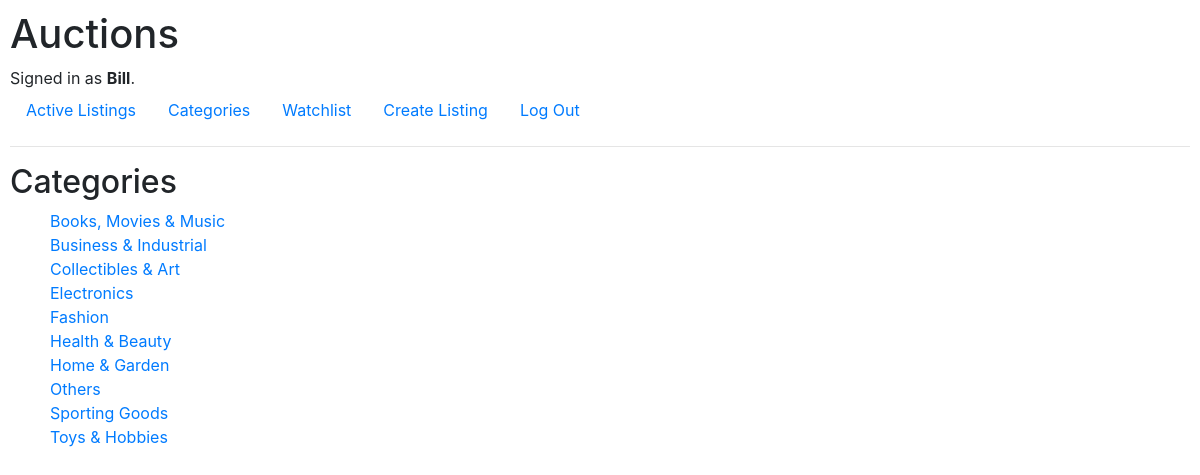
Page /categories (signed in) on the committed database.
### auctions/models.py (models this page shows, shortened)
class User(AbstractUser):
    pass

class Category(models.Model):
    name = models.CharField(max_length=128)
    class Meta:
        verbose_name_plural = "categories"

### auctions/views.py (the view)
# urls.py: path("categories", views.display_all_categories, name="display_all_categories"),
def display_all_categories(request):
    try:
        categories = Category.objects.all()
    except Category.DoesNotExist:
        categories = None
    return render(request, "auctions/all_categories.html", {"categories": categories})

### auctions/templates/auctions/all_categories.html
{% extends "auctions/layout.html" %}
{% block body %}
    <h2>Categories</h2>
    <ul>
        {% for category in categories %}
            <li>
                <a href="{% url 'display_single_category' category_id=category.id %}">{{ category.name }}</a>
            </li>
        {% empty %}
            There are no categories.
        {% endfor %}
    </ul>
{% endblock %}

### auctions/templates/auctions/layout.html (shortened to what this page needs)
{% load static %}
<!DOCTYPE html>
<html lang="en">
<head>
    <link rel="stylesheet" href="https://stackpath.bootstrapcdn.com/bootstrap/4.4.1/css/bootstrap.min.css">
    <link href="{% static 'auctions/styles.css' %}" rel="stylesheet">
</head>
<body>
<h1>Auctions</h1>
<div>
    {% if user.is_authenticated %}
        Signed in as <strong>{{ user.username }}</strong>.
    {% else %}
        Not signed in.
    {% endif %}
</div>
<ul class="nav">
    <li class="nav-item">
        <a class="nav-link" href="{% url 'index' %}">Active Listings</a>
    </li>
    <li class="nav-item">
        <a class="nav-link" href="{% url 'display_all_categories' %}">Categories</a>
    </li>
    {% if user.is_authenticated %}
        <li class="nav-item">
            <a class="nav-link" href="{% url 'display_watchlist' %}">Watchlist</a>
        </li>
        <li class="nav-item">
            <a class="nav-link" href="{% url 'create_listing' %}">Create Listing</a>
        </li>
        <li class="nav-item">
            <a class="nav-link" href="{% url 'logout' %}">Log Out</a>
        </li>
    {% endif %}
</ul>
<hr>
{% block body %}
{% endblock %}
</body>
</html>

### auctions/static/auctions/styles.css (style rules this page uses)
body { padding: 10px; }
ul { list-style-type: none; }

### rows in the picture
User: username "Bill"
Category: name "Books, Movies & Music"
Category: name "Business & Industrial"
Category: name "Collectibles & Art"
Category: name "Electronics"
Category: name "Fashion"
Category: name "Health & Beauty"
Category: name "Home & Garden"
Category: name "Others"
Category: name "Sporting Goods"
Category: name "Toys & Hobbies"
